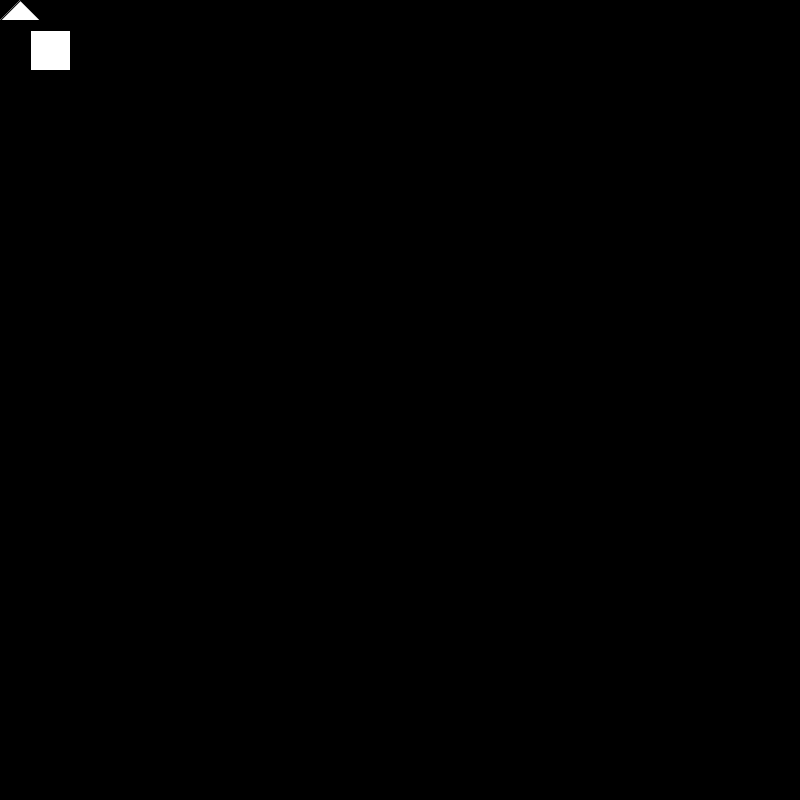
Frame 1 (no input)
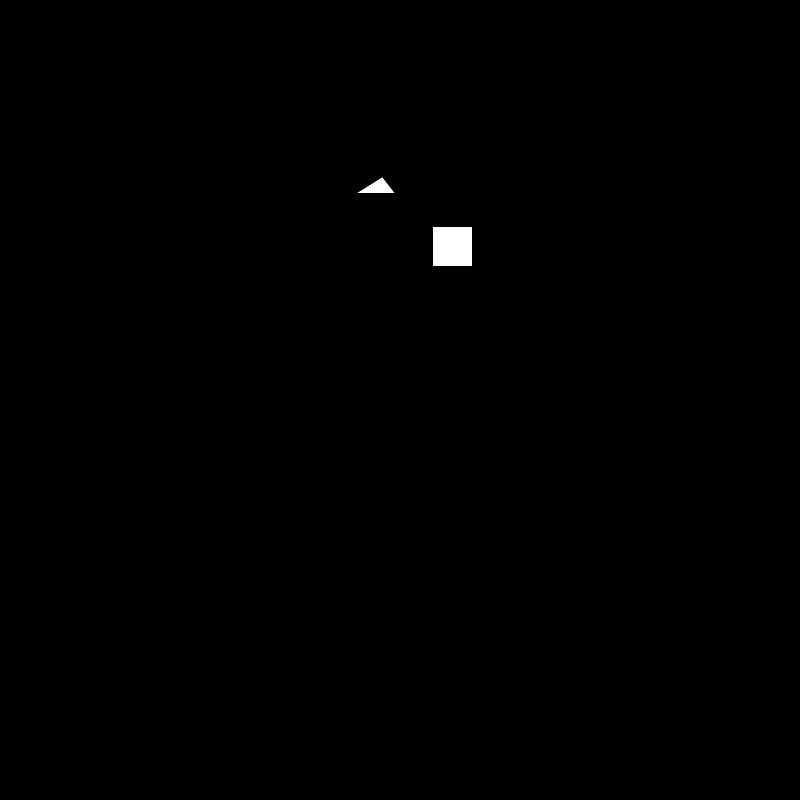
Frame 60 (the mouse pressed at the canvas centre just before this capture)
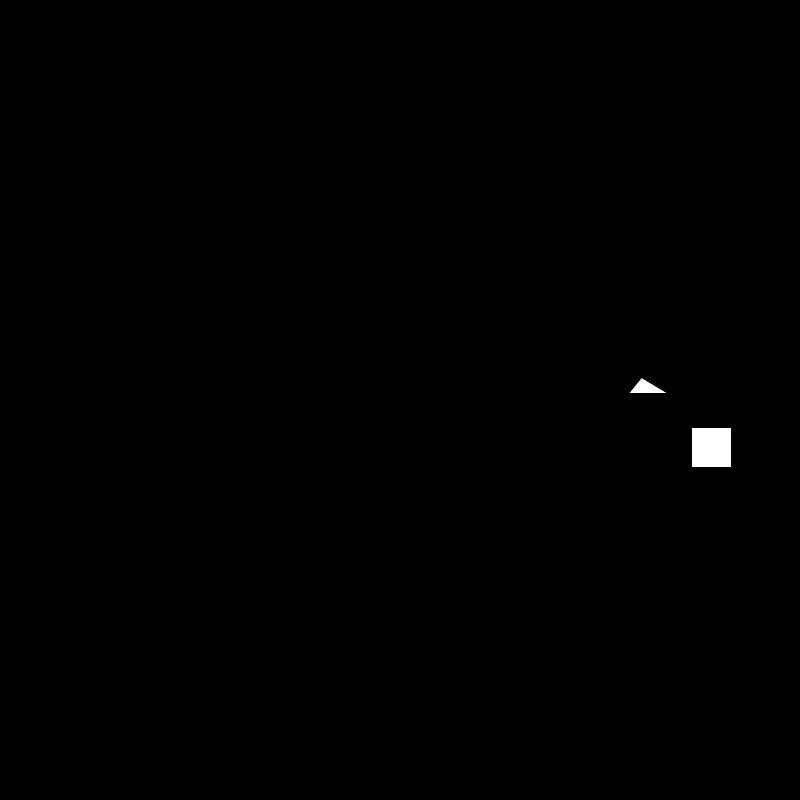
Frame 120 (the mouse held since frame 60 and released just before this capture)

The Processing sketch that drew these frames (run headless with seeded random() and noise(); from frame 60 on, the mouse is pressed at the canvas centre):

// Processing sketch: Rect
// ── Rect.pde
Square sq;
Ship tri;
void setup() {
  size(800, 800);
  sq= new Square();
  tri=new Ship();
}

void draw() {
  background(0);
  sq.display();
  sq.move();
  sq.wallBounce();
  tri.display();
  tri.move(sq);
}


// ── Squares.pde
class Square {
  int sz;
  PVector loc;
  PVector vel;
  PVector acc;
  Square() {
    loc= new PVector(30, 30);
    vel= new PVector(random(1, 10), random(1, 10));
    acc= new PVector(0, 0);
    sz=40;
  }
  void display() {
    rect(loc.x, loc.y, sz, sz);
  }
  void move() {
    loc.add(vel);
    vel.add(acc);
  }
  void wallBounce() {
    if (loc.x<0 || loc.x+sz>width) {
      vel.x*=-1;
    }
    if(loc.y<0 || loc.y+sz>height){
      vel.y*=-1;
  }
}
}

// ── Triangle.pde
class Ship {
  PVector tip;
  PVector rside;
  PVector lside;

  Ship() {
    tip=new PVector(20, 0);
    rside=new PVector(tip.x-20, tip.y+20);
    lside=new PVector(tip.x+20,tip.y+20);
}
  void display() {
    triangle(tip.x, tip.y, rside.x, rside.y, lside.x, lside.y);
}
  void move(Square follow){
    rside.x=tip.x-20;
    rside.y=tip.y+20;
    lside.x=tip.x+20;
    lside.y=tip.y+20;
    tip.x=follow.loc.x-50;
    tip.y=follow.loc.y-50;
  }
}
